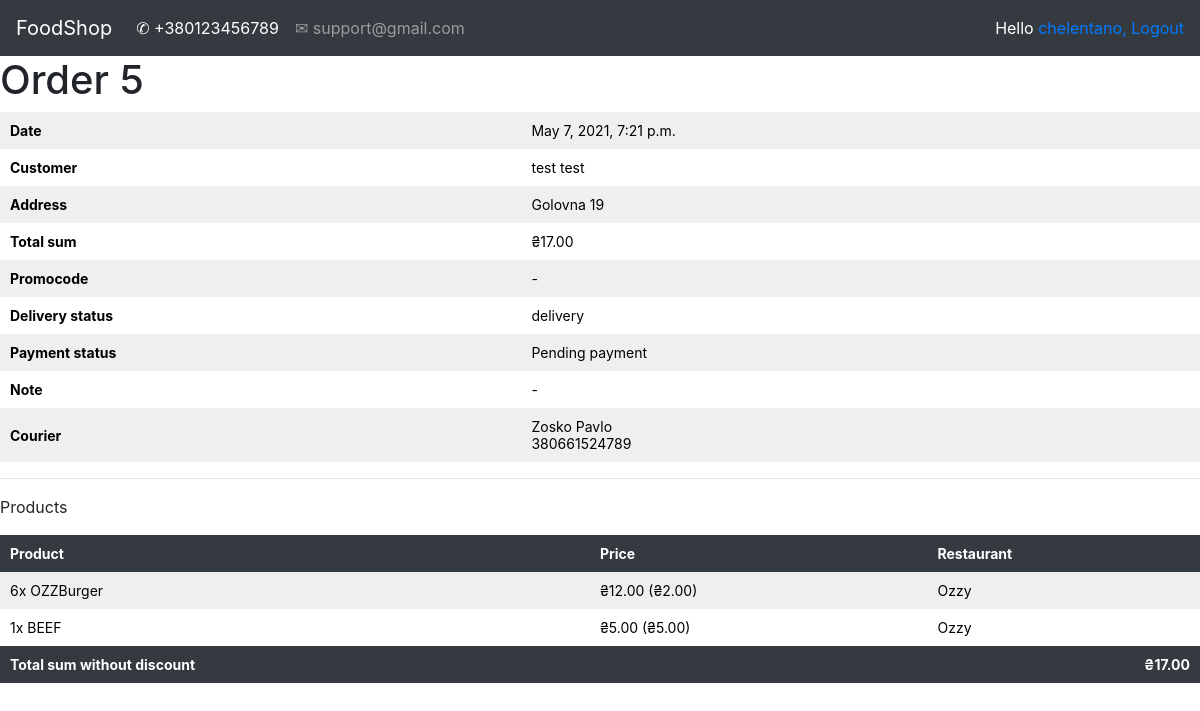
The page /account/orders_history/5/ (signed in) on the database its author committed.
### orders/models.py (models this page shows, shortened)
class Order(models.Model):
    username = models.CharField(max_length=100)
    first_name = models.CharField(max_length=100)
    last_name = models.CharField(max_length=100)
    email = models.EmailField(max_length=50)
    address = models.CharField(max_length=100)
    telephone = models.CharField(max_length=12)
    created = models.DateTimeField(auto_now_add=True)
    updated = models.DateTimeField(auto_now=True)
    paid = models.BooleanField(default=False)
    note = models.CharField(max_length=150, null=True, blank=True)
    courier = models.ForeignKey(Courier, on_delete=models.CASCADE, null=True, blank=True)
    status = models.CharField(max_length=20, choices=STATUS_CHOICES, default='received')
    promocode = models.ForeignKey(Promocode, related_name="orders", null=True, blank=True, on_delete=models.SET_NULL)
    discount = models.IntegerField(default=0, validators=[MinValueValidator(0), MaxValueValidator(100)])
    class Meta:
        ordering = ('-created',)
        default_related_name = "orders"
    def get_total_price_without_discount(self):
        total_price = sum(item.get_cost() for item in self.items.all())
        return total_price
    def get_total_price(self):
        total_price = sum(item.get_cost() for item in self.items.all())
        return total_price - total_price * (self.discount / Decimal("100"))

class OrderItem(models.Model):
    order = models.ForeignKey(Order, related_name='items', on_delete=models.CASCADE)
    product = models.ForeignKey(Product, related_name='order_item', on_delete=models.CASCADE)
    price = models.DecimalField(max_digits=10, decimal_places=2)
    quantity = models.PositiveIntegerField(default=1)
    def get_cost(self):
        return self.price * self.quantity
    def get_shop(self):
        shop = Product.objects.get(name=self.product).shop
        shop = Shop.objects.get(name=shop)
        return shop

### courier/models.py (models this page shows)
class Courier(models.Model):
    surname = models.CharField(max_length=30)
    name = models.CharField(max_length=30)
    telephone = models.CharField(max_length=12)
    class Meta:
        ordering = ('surname', 'name')
        default_related_name = "courier"
    def __str__(self):
        return self.surname + " " + self.name

### shop/models.py (models this page shows, shortened)
class Product(models.Model):
    shop = models.ForeignKey(Shop, on_delete=models.CASCADE)
    category = models.ForeignKey(Category, on_delete=models.CASCADE)
    name = models.CharField(max_length=150, db_index=True)
    slug = models.SlugField(max_length=150, db_index=True)
    image = models.ImageField(upload_to='image_products/%Y/%m/%d', default='image_products/no_img.png')
    description = models.TextField(blank=True)
    price = models.DecimalField(max_digits=10, decimal_places=2)
    available = models.BooleanField(default=True)
    created = models.DateTimeField(auto_now_add=True)
    updated = models.DateTimeField(auto_now=True)
    objects = ProductManager()
    class Meta:
        ordering = ('-created',)
        index_together = (('id', 'slug'),)
        default_related_name = "products"
    def __str__(self):
        return self.name

class Shop(models.Model):
    owner = models.OneToOneField(settings.AUTH_USER_MODEL, on_delete=models.CASCADE)
    name = models.CharField(max_length=150, db_index=True)
    slug = models.SlugField(max_length=150, db_index=True, unique=True)
    class Meta:
        ordering = ('name',)
        default_related_name = "shop"
    def __str__(self):
        return self.name

### account/views.py (the view)
# urls.py: path('orders_history/<int:id>/', views.orderHistory_detail, name='order_detail')
@login_required
def orderHistory_detail(request, id):
    order = Order.objects.get(id=id)
    orderitem = OrderItem.objects.filter(order=order)
    if request.method == "POST":
        form = CouriersReviewForm(request.POST)
        if form.is_valid():
            new_review = form.save(commit=False)
            new_review.order = order.id
            new_review.courier = order.courier
            new_review.author = request.user
            new_review.save()
            form = CouriersReviewForm()
            messages.success(request, 'Thanks you for you review')
            return HttpResponseRedirect(request.path)
    else:
        form = CouriersReviewForm()
    return render(request, 'registration/order_history_detail.html', {"order": order, "orderitem": orderitem,
                                                                      "form": form})

### orderlist/context_processors.py (called while the page is built)
def orderlist(request):
    return {'orderlist': OrderList(request)}

### templates/registration/order_history_detail.html (shortened to what this page needs)
{% extends 'registration/base.html' %}
{% load static %}
{% block context %}
    <h1>Order {{ order.id }}</h1>
    <table>
        <tr>
            <th>Date</th>
            <td>{{ order.created }}</td>
        </tr>
        <tr>
            <th>Customer</th>
            <td>{{ order.first_name }} {{ order.last_name }}</td>
        </tr>
        <tr>
            <th>Address</th>
            <td>{{ order.address }}</td>
        </tr>
        <tr>
            <th>Total sum</th>
            <td>₴{{ order.get_total_price|floatformat:"2" }}</td>
        </tr>
        <tr>
            <th>Promocode</th>
            {% if order.promocode %}
            <td>{{ order.promocode }} ({{ order.discount }}%)</td>
            {% else %}
            <td> - </td>
            {% endif %}
        </tr>
        <tr>
            <th>Delivery status</th>
            <td>{{ order.status }}</td>
        </tr>
        <tr>
            <th>Payment status</th>
            {% if order.paid %}
            <td>Paid</td>
            {% else %}
            <td>Pending payment</td>
            {% endif %}
        </tr>
        <tr>
            <th>Note</th>
            {% if order.note %}
            <td>{{ order.note }}</td>
            {% else %}
            <td> - </td>
            {% endif %}
        </tr>
        <tr>
            <th>Courier</th>
            <td>{{ order.courier }}<br> {{ order.courier.telephone }}</td>
        </tr>
    </table>
    <hr>
    <p>Products</p>
    <table>
        <thead>
            <tr>
                <th>Product</th>
                <th>Price</th>
                <th>Restaurant</th>
            </tr>
        </thead>
        <tbody>
            {% for item in orderitem %}
            <tr>
                <td>{{ item.quantity }}x {{ item.product }}</td>
                <td>₴{{ item.get_cost|floatformat:"2" }} (₴{{ item.price|floatformat:"2" }})</td>
                <td>{{ item.get_shop }}</td>
            </tr>
            {% endfor %}
            <tr class="total-sum">
                <td>Total sum without discount</td>
                <td colspan="1"></td>
                <td class="num">
                ₴{{ order.get_total_price_without_discount|floatformat:"2" }}
            </td>
            </tr>
        </tbody>
    </table>
{% endblock %}

### templates/registration/base.html (shortened to what this page needs)
{% load static %}
<html lang="en">
<head>
    <link rel="stylesheet" href="https://maxcdn.bootstrapcdn.com/bootstrap/4.0.0/css/bootstrap.min.css">
    <link rel="stylesheet" type="text/css" href="{% static 'css/style.css' %}">
</head>
<body>
<nav class="navbar navbar-expand-lg navbar-dark bg-dark">
  <a class="navbar-brand" href="{% url 'product_list' %}">FoodShop</a>
  <div class="collapse navbar-collapse" id="navbarSupportedContent">
    <ul class="navbar-nav mr-auto">
      <li class="nav-item active">
        <a class="nav-link" href="#">&#9990; +380123456789<span class="sr-only">(current)</span></a>
      </li>
      <li class="nav-item">
        <a class="nav-link" href="#">&#9993; support@gmail.com</a>
      </li>
    </ul>
      <span class="user">
        {% if request.user.is_authenticated %}
          Hello <a href="{% url 'edit' %}">{{ request.user.username }},</a>
          <a href="{% url 'logout' %}">Logout</a>
        {% else %}
            <a href="{% url 'login' %}">Log-in</a>
        {% endif %}
    </span>
  </div>
</nav>
{% block context %}
{% endblock context %}
{% load static %}
</body>
</html>

### static/css/style.css (style rules this page uses)
html { overflow-x: hidden; }
.user { color:white; }
table { width:100%; border-spacing:0; border-collapse: collapse; }
table th, table td { text-align:left; font-size:14px; padding:10px; margin:0; color:black; }
.total-sum td { color:white; }
.total-sum .num { text-align:right; }
tbody tr:nth-child(odd) { background:#efefef; }
thead th, tbody tr.total-sum { background:#343a40; color:white; font-weight:bold; }
tbody td.num { text-align:left; }

### rows shown on the page
Order: id "5", created "May 7, 2021, 7:21 p.m.", first_name "test", last_name "test", address "Golovna 19", get_total_price "17.00", status "delivery", courier "Zosko Pavlo", courier.telephone "380661524789", get_total_price_without_discount "17.00"
OrderItem: quantity "6", product "OZZBurger", get_cost "12.00", price "2.00", get_shop "Ozzy"
OrderItem: quantity "1", product "BEEF", get_cost "5.00", price "5.00", get_shop "Ozzy"

### other values the page prints
{{ request.user.username }} "chelentano"
